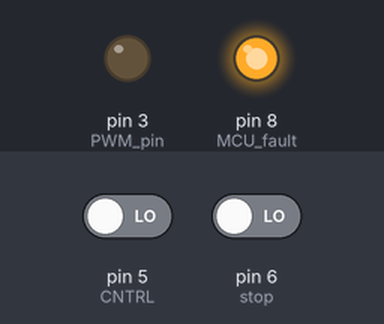
This sketch was run on a simulated Arduino Uno, built with avr-gcc and run on an emulated ATmega328P. Parts: output pins drawn as LEDs (lit = HIGH). The test bench sets the inputs (shaded band); at power-on: pin 5 (CNTRL) LOW, pin 6 (stop) LOW.

Above: at 1.2 s.
1.3 s: pin 5 (CNTRL) driven HIGH and pin 6 (stop) driven HIGH
At 1.46 s:
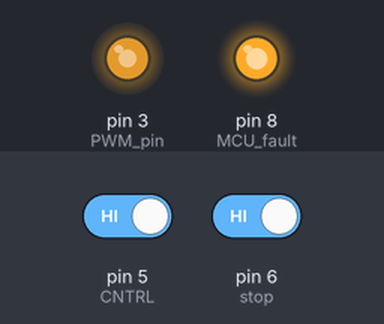
Timing chart, 0 to 4.3 s (numbered marks = the images above; inputs shaded):
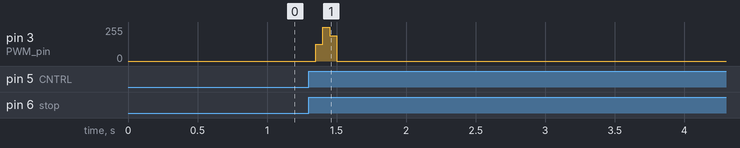

The sketch:

PUMP_cntrl.ino
```cpp
#include <Timer.h>

Timer timer;

int PWM_pin = 3;
int CNTRL = 5;
int state_cnt = 0;
int stop = 6;
int MCU_fault = 8;

unsigned long start_time = 0;
unsigned long elapsed_ms = 0;


void setup() {
  // put your setup code here, to run once:
pinMode(PWM_pin, OUTPUT);
pinMode(CNTRL, INPUT);
pinMode(stop, INPUT);
pinMode(MCU_fault, OUTPUT);
//Serial.begin(115200);

/***********MCU fault signal send*********************/
digitalWrite(MCU_fault, HIGH);

}

void loop() {
  // put your main code here, to run repeatedly:
/***********PWM control for PUMP*********************/
int CNTRL_state = digitalRead(CNTRL);
int stop_state = digitalRead(stop);

if (CNTRL_state == 1) {
  state_cnt ++;
  delay(50);
}
if (stop_state == 1){
  switch (state_cnt) {
    // case 1:
    //   analogWrite(PWM_pin, 64);
    //   break;
    case 1:
      analogWrite(PWM_pin, 127);
      break;
    // case 3:
    //   analogWrite(PWM_pin, 191);
    //   break;
    case 2:
      analogWrite(PWM_pin, 255);
      break;
    case 3:
      analogWrite(PWM_pin, 191); //Set PWM to 75% for leakage test
      break;
    default:
      analogWrite(PWM_pin, 0);
      break;
}
}else {
  analogWrite(PWM_pin, 0);
}

}
```

Measured:
- after the input at 1.3 s, pin 3 (PWM_pin): 0/255 → 127/255 after 0.05 s, → 255/255 0.05 s later, → 191/255 0.05 s later, → 0/255 0.05 s later
